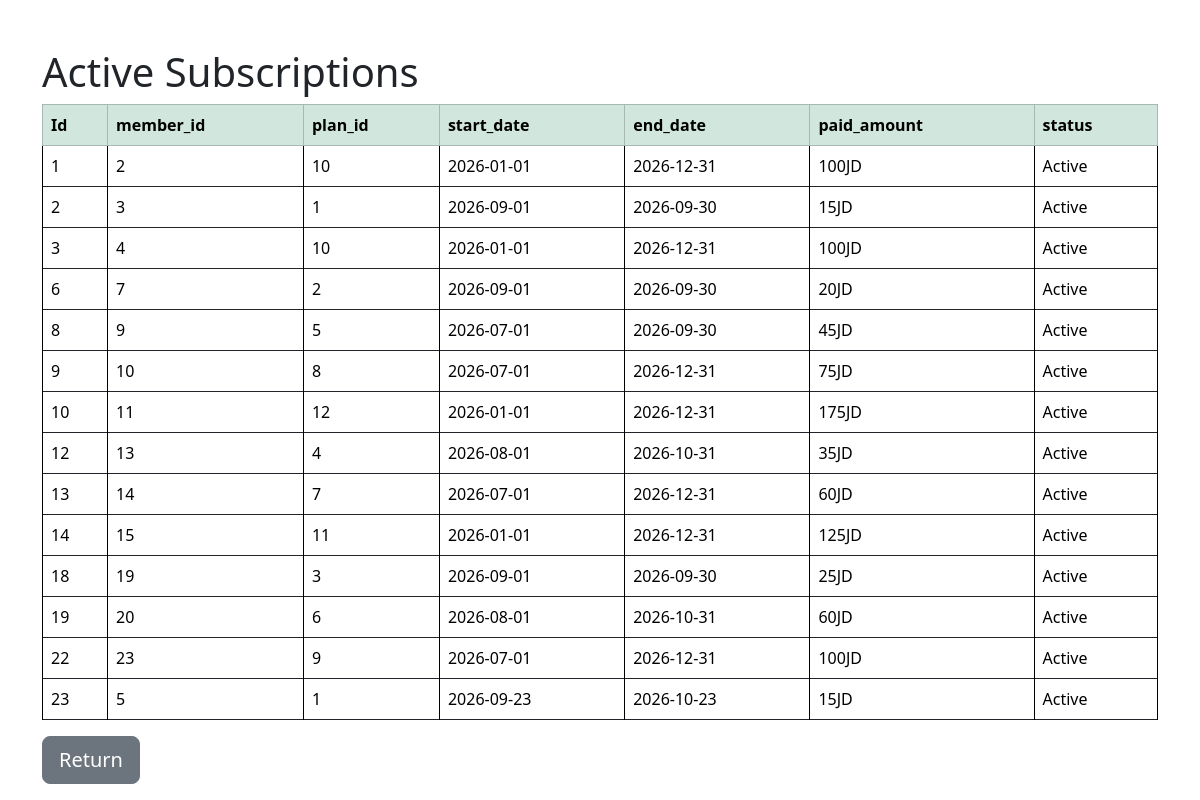
The page /active_subscriptions.php (signed in) on the database its author committed.
### tables this page shows
CREATE TABLE IF NOT EXISTS `subscriptions` (
  `Id` int(11) NOT NULL AUTO_INCREMENT,
  `member_id` int(11) NOT NULL,
  `plan_id` int(11) NOT NULL,
  `start_date` date NOT NULL,
  `end_date` date NOT NULL,
  `status` enum('Active','Expired','Cancelled','Pending') NOT NULL,
  `paid_amount` varchar(10) NOT NULL,
  `created_at` timestamp NULL DEFAULT current_timestamp(),
  PRIMARY KEY (`Id`),
  KEY `member_id` (`member_id`),
  KEY `plan_id` (`plan_id`)
);

### active_subscriptions.php (the view, shortened to what this page needs)
<?php
include "database.php";
?>
<!DOCTYPE html>
<html>
<head>
<link href="https://cdn.jsdelivr.net/npm/bootstrap@5.3.8/dist/css/bootstrap.min.css" rel="stylesheet">
</head>
<body>
<div class="container mt-5">
        <h1>Active Subscriptions</h1>
		 <table class="table table-bordered table-hover" style = "border: 2px;">
            <thead class="table-success">
                <tr>
				  <th>Id</th>
				  <th>member_id</th>
				  <th>plan_id</th>
				  <th>start_date</th>
				  <th>end_date</th>
				  <th>paid_amount</th>
				  <th>status</th>
				</tr>
		</thead>
		<tbody>
		<?php
		$sql = "SELECT * FROM subscriptions WHERE status = 'Active'";
		$result = $conn->query($sql);
		if($result->num_rows > 0) {
		while($row = $result->fetch_assoc()) {
		?>
			<tr>
			  <td><?php echo $row["Id"];?></td>
			  <td><?php echo $row["member_id"];?></td>
			  <td><?php echo $row["plan_id"];?></td>
			  <td><?php echo htmlspecialchars($row['start_date']);?></td>
			  <td><?php echo htmlspecialchars($row['end_date']);?></td>
			  <td><?php echo htmlspecialchars($row['paid_amount']);?></td>
			  <td><?php echo htmlspecialchars($row['status']); ?></td>
			</tr>
			<?php
		}
		}
                else{
                ?>
				<tr>
                    <td colspan="10" class="text-center">No Subscription to display</td>
                </tr>
                <?php } ?>
            </tbody>
        </table>
		<a href="subscriptions.php" class="btn btn-secondary btn-lg">Return</a>
    </div>
</body>
</html>

### rows shown on the page
subscriptions: Id "1", member "2", plan "10", start_date "2026-01-01", end_date "2026-12-31", paid_amount "100JD", status "Active"
subscriptions: Id "2", member "3", plan "1", start_date "2026-09-01", end_date "2026-09-30", paid_amount "15JD", status "Active"
subscriptions: Id "3", member "4", plan "10", start_date "2026-01-01", end_date "2026-12-31", paid_amount "100JD", status "Active"
subscriptions: Id "6", member "7", plan "2", start_date "2026-09-01", end_date "2026-09-30", paid_amount "20JD", status "Active"
subscriptions: Id "8", member "9", plan "5", start_date "2026-07-01", end_date "2026-09-30", paid_amount "45JD", status "Active"
subscriptions: Id "9", member "10", plan "8", start_date "2026-07-01", end_date "2026-12-31", paid_amount "75JD", status "Active"
subscriptions: Id "10", member "11", plan "12", start_date "2026-01-01", end_date "2026-12-31", paid_amount "175JD", status "Active"
subscriptions: Id "12", member "13", plan "4", start_date "2026-08-01", end_date "2026-10-31", paid_amount "35JD", status "Active"
subscriptions: Id "13", member "14", plan "7", start_date "2026-07-01", end_date "2026-12-31", paid_amount "60JD", status "Active"
subscriptions: Id "14", member "15", plan "11", start_date "2026-01-01", end_date "2026-12-31", paid_amount "125JD", status "Active"
subscriptions: Id "18", member "19", plan "3", start_date "2026-09-01", end_date "2026-09-30", paid_amount "25JD", status "Active"
subscriptions: Id "19", member "20", plan "6", start_date "2026-08-01", end_date "2026-10-31", paid_amount "60JD", status "Active"
subscriptions: Id "22", member "23", plan "9", start_date "2026-07-01", end_date "2026-12-31", paid_amount "100JD", status "Active"
subscriptions: Id "23", member "5", plan "1", start_date "2026-09-23", end_date "2026-10-23", paid_amount "15JD", status "Active"
